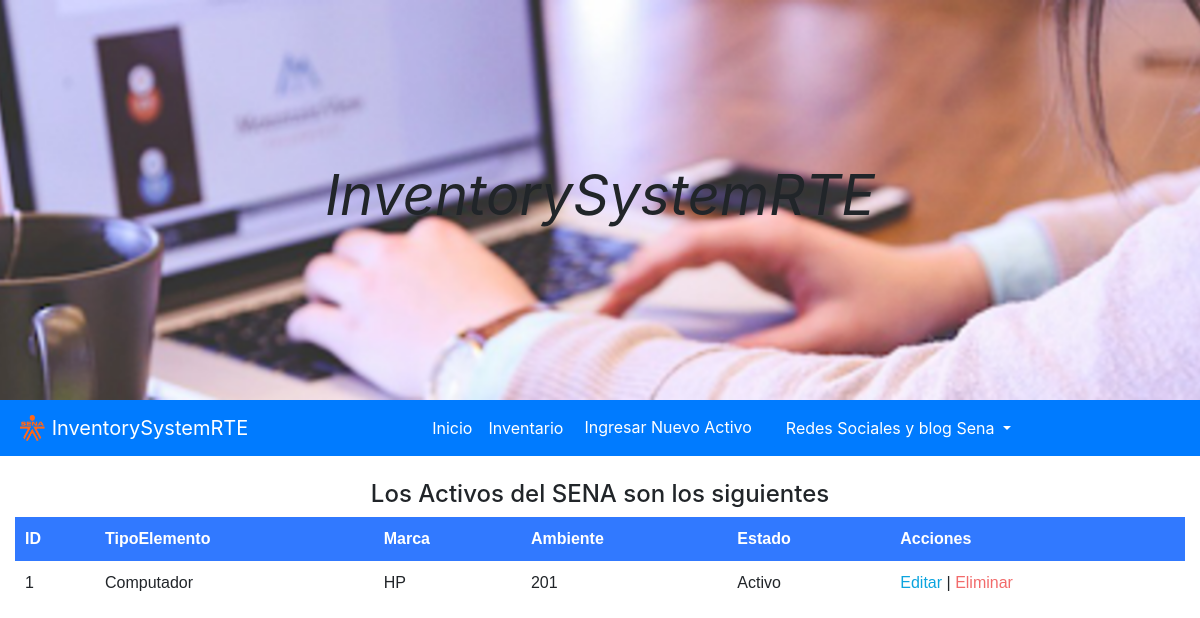
The app's page /Vista/ActivosSena.php with its own data.
### tables this page shows
CREATE TABLE `elemento` (
  `ElementoID` int(11) NOT NULL,
  `Ambiente_AmbienteID` int(11) NOT NULL,
  `TipoElemento_TipoElementoID` int(11) NOT NULL,
  `Estado_EstadoID` int(11) NOT NULL,
  `Marca` varchar(20) DEFAULT NULL,
  `Descripcion` varchar(150) DEFAULT NULL
);

CREATE TABLE `tipoelemento` (
  `TipoElementoID` int(11) NOT NULL,
  `TipoElemento` varchar(20) DEFAULT NULL
);

CREATE TABLE `ambiente` (
  `AmbienteID` int(11) NOT NULL,
  `Especialidad` varchar(20) DEFAULT NULL
);

CREATE TABLE `estado` (
  `EstadoID` int(11) NOT NULL,
  `TipoEstado` varchar(20) DEFAULT NULL,
  `Descripcion` varchar(20) DEFAULT NULL
);

### Vista/ActivosSena.php (the view, shortened to what this page needs)
<!DOCTYPE html>
<html  lang="es">
<head>
  <link rel="stylesheet" type="text/css" href="css/bootstrap.min.css">
</head>
<body>
  <section class="container-fluid slider d-flex justify-content-center align-items-center">
    <h1 class="display-4"><strong><i>InventorySystemRTE</i></strong></h1>
  </section>
 <nav class="navbar sticky-top navbar-expand-md navbar-dark bg-primary">
    <a class="navbar-brand" href="MenuTecnicoLogistica.php">
      <img src="img/Logo2.png" width="30" height="30 " class="d-inline-block align-top" alt="">
      InventorySystemRTE
    </a>
    <div class="collapse navbar-collapse " id="navbarTogglerDemo02">
    <div class="navbar-nav mr-auto ml-auto text-center">
          <a class="nav-item nav-link active " href="MenuTecnicoLogistica.php">Inicio </a>
          <a class="nav-item nav-link active" href="ActivosSena.php">Inventario</a>
          <a class="btn btn-primary  mr-2 " href="NuevoActivo.php " role="button" >Ingresar Nuevo Activo</a>
           <div class="btn-group" role="group">
          <button id="btnGroupDrop1" type="button" class="btn btn-primary dropdown-toggle" data-toggle="dropdown" aria-haspopup="true" aria-expanded="false"> Redes Sociales y blog Sena
          </button>
        </div>
      </div>
      </div>
  </nav>
<br>
  <section class="container-fluid  d-flex justify-content-center align-items-center">
    <h4>Los Activos del SENA son los siguientes</h4>
  </section>
  <div class="container-fluid  d-flex justify-content-center align-items-center" >
    <table>
      <tr>
        <th>ID</th>
        <th>TipoElemento</th>
         <th>Marca</th>
        <th>Ambiente</th>
        <th>Estado</th>
        <th>Acciones</th>
      </tr>
      <?php
       $c1 = new conexion();
        $cc=$c1->conectar();
        $listaa="SELECT ElementoID,Marca,TipoElemento,AmbienteID as Ambiente,TipoEstado as Estado FROM Ambiente as a INNER JOIN elemento as e on a.AmbienteID=e.Ambiente_AmbienteID INNER JOIN estado as ee on e.Estado_EstadoID=ee.EstadoID INNER JOIN tipoelemento as t on e.TipoElemento_TipoElementoID=t.TipoElementoID";
        $resultado=mysqli_query($cc,$listaa);
            while ($columna = mysqli_fetch_array($resultado))
          {
          ?>
              <tr>
                <td><?php echo $columna['ElementoID'] ?></td>
                <td><?php echo $columna['TipoElemento'] ?></td>
                <td><?php echo $columna['Marca'] ?></td>
                <td><?php echo $columna['Ambiente'] ?></td>
                 <td><?php echo $columna['Estado'] ?></td>
                <td>
                  <a class="link_edit" href="EditarUsuario.php?id=<?php echo $columna['ElementoID'] ?>">Editar</a>
                  |
                  <a class="link_delete" href="EliminarUsuario.php?id=<?php echo $columna['ElementoID'] ?>">Eliminar</a>
                </td>
              </tr>
      <?php
          }
      ?>
    </table>
    </div>
</body>
</html>

### Vista/ActivosSena.php (style rules this page uses)
.slider { background: url("img/Inicio.png"); height: 50vh; background-size: cover; background-position: center; }
table { border-collapse: collapse; font-size: 12pt; font-family: 'arial'; width: 100%; }
table th { text-align: left; padding: 10px; background:#3179FF; color: #FFF; }
table tr:nth-child(odd) { background: #AEB5BF; }
table td { padding: 10px; }
.link_edit { color: #0ca4de; }
.link_delete { color: #f26b6b; }

### records on screen
elemento: ElementoID "1", TipoElemento_TipoElementoID.TipoElemento "Computador", Marca "HP", Ambiente_AmbienteID.AmbienteID "201", Estado_EstadoID.TipoEstado "Activo"
